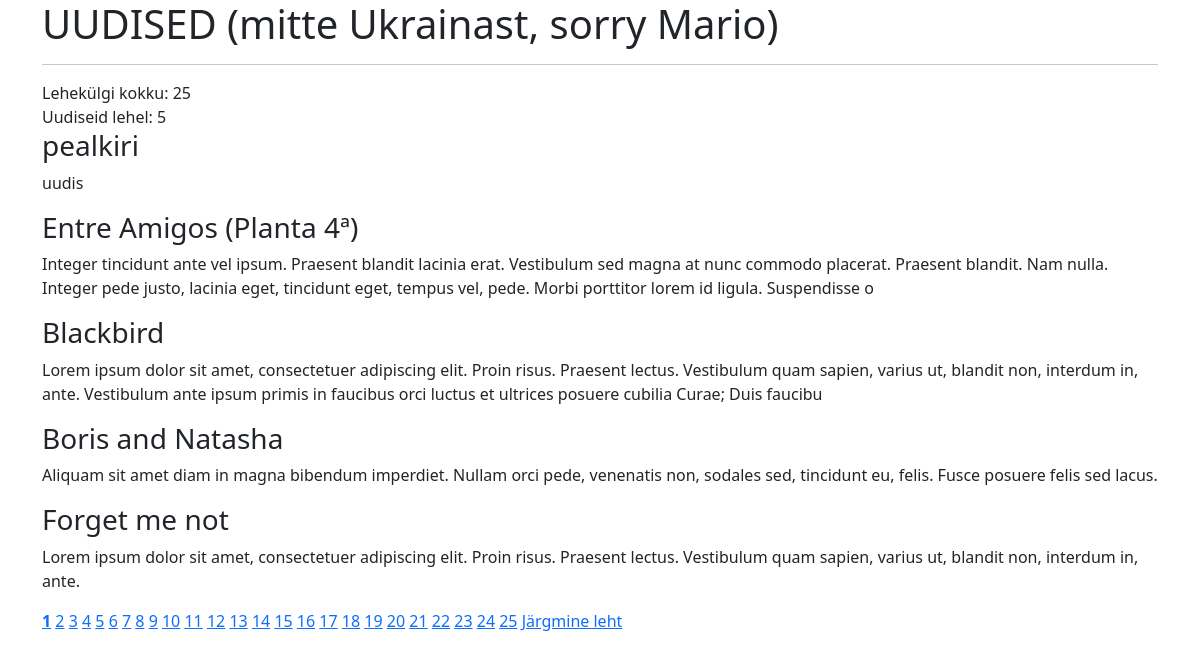
/uudised.php, run on the app's committed database.
### tables this page shows
CREATE TABLE `uudised` (
  `id` int(255) NOT NULL,
  `pealkiri` varchar(255) NOT NULL,
  `uudis` varchar(255) NOT NULL
);

### uudised.php (the view, shortened to what this page needs)
<?php
include ("config.php");
?>
<!DOCTYPE html>
<html lang="en">
<head>
    <link href="https://cdn.jsdelivr.net/npm/bootstrap@5.3.2/dist/css/bootstrap.min.css" rel="stylesheet">
</head>
    <body>
        <div class="container">
            <h1>UUDISED (mitte Ukrainast, sorry Mario)</h1>
            <hr>
            <?php
            $uudistearv = 5;
            $uudisteparing = "SELECT COUNT('id') FROM uudised";
            $lehtedevastus = mysqli_query($yhendus, $uudisteparing);
            $uudised = mysqli_fetch_array($lehtedevastus);
            $lehtedekogus = $uudised[0];
            $lehtedekogus = ceil($lehtedekogus/$uudistearv);
            echo 'Lehekülgi kokku: ' . $lehtedekogus . '<br>';
            echo 'Uudiseid lehel: ' . $uudistearv . '<br>';
            if (isset($_GET['leht'])) {
                $leht = $_GET['leht'];
            }else {
                $leht = 1;
            }
            $algus = ($leht-1) * $uudistearv;
            $paring = "SELECT * FROM uudised LIMIT $algus, $uudistearv";
            $vastus = mysqli_query($yhendus, $paring);
            while ($rida = mysqli_fetch_assoc($vastus)){
                echo '<h3>'.$rida['pealkiri'].'</h3>';
                echo '<p>'.$rida['uudis'].'</p>';
            }
            $jargmineleht = $leht + 1;
            if ($lehtedekogus >= 1) {
                for ($i=1; $i<=$lehtedekogus ; $i++) {
                    if ($i==$leht) {
                        echo "<b><a href=\"?leht=$i\">$i</a></b> ";
                    } else {
                        echo "<a href=\"?leht=$i\">$i</a> ";
                    }
                }
            }
            if ($leht<$lehtedekogus) {
            echo "<a href=\"?leht=$jargmineleht\">Järgmine leht</a> ";
            }
            ?>
        </div>
    </body>
</html>

### data on the page
uudised: pealkiri "pealkiri", uudis "uudis"
uudised: pealkiri "Entre Amigos (Planta 4ª)", uudis "Integer tincidunt ante vel ipsum. Praesent blandit lacinia erat. Vestibulum sed magna at nunc commodo placerat. Praesent blandit. Nam nulla. Integer pede justo, lacinia eget, tincidunt eget, tempus vel, pede. Morbi porttitor lorem id ligula. Suspendisse o"
uudised: pealkiri "Blackbird", uudis "Lorem ipsum dolor sit amet, consectetuer adipiscing elit. Proin risus. Praesent lectus. Vestibulum quam sapien, varius ut, blandit non, interdum in, ante. Vestibulum ante ipsum primis in faucibus orci luctus et ultrices posuere cubilia Curae; Duis faucibu"
uudised: pealkiri "Boris and Natasha", uudis "Aliquam sit amet diam in magna bibendum imperdiet. Nullam orci pede, venenatis non, sodales sed, tincidunt eu, felis. Fusce posuere felis sed lacus."
uudised: pealkiri "Forget me not", uudis "Lorem ipsum dolor sit amet, consectetuer adipiscing elit. Proin risus. Praesent lectus. Vestibulum quam sapien, varius ut, blandit non, interdum in, ante."

### other printed values
$lehtedekogus "25"
$uudistearv "5"
